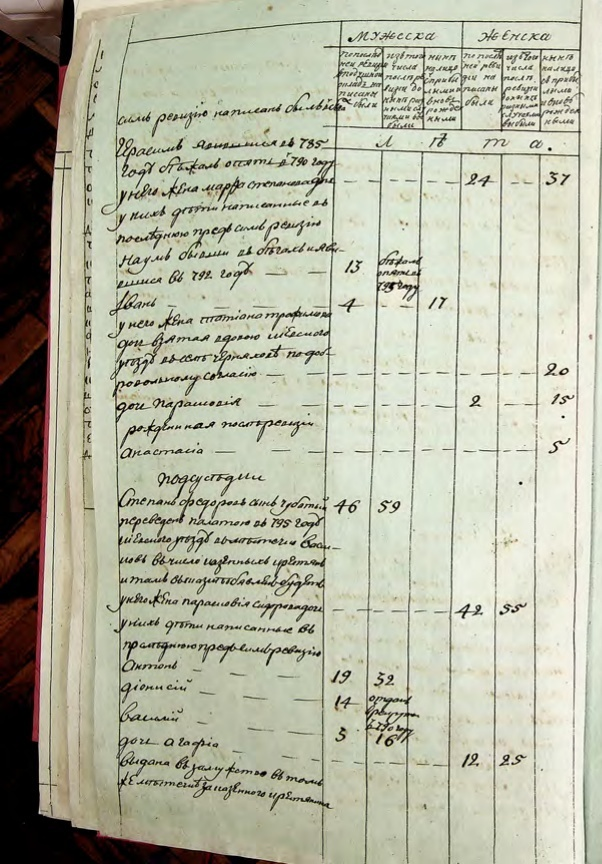
#> input picture data/step-04/input/images/source_page_0006_L_deskewed.jpg, 602 x 864 px; its folder holds only this picture in this run
$ python 03-deskew.py ../data/step-04/input/images/source_page_0006_L_deskewed.jpg
#> lines starting #> are read from the running program, lines starting #| are printed output that depends on the picture
"""
deskew.py — знаходження кута нахилу сторінки через Hough transform і виправлення.

Використання:
    python deskew.py input.jpg               # зберігає input_deskewed.jpg
    python deskew.py input.jpg --show        # також відкриває вікно з результатом
    python deskew.py input.jpg --out out.jpg # задати ім'я вихідного файлу
"""

import cv2
import numpy as np
import argparse
from pathlib import Path


def find_skew_angle(gray: np.ndarray, debug: bool = False) -> float:
    """
    Знаходить кут нахилу тексту через HoughLinesP.

    Алгоритм:
    1. Розмиття → Canny edges → HoughLinesP (знаходить відрізки)
    2. Для кожного відрізка рахуємо кут у градусах
    3. Залишаємо тільки близькі до горизонталі (±30°) — це рядки тексту
    4. Медіана кутів = кут нахилу сторінки
    """

    # --- Крок 1: підсилення контрасту (важливо для блідих рукописів) ---
    # CLAHE = Contrast Limited Adaptive Histogram Equalization
    clahe = cv2.createCLAHE(clipLimit=2.0, tileGridSize=(8, 8))
    enhanced = clahe.apply(gray)

    # --- Крок 2: розмиття щоб прибрати дрібний шум ---
    blurred = cv2.GaussianBlur(enhanced, (5, 5), 0)

    # --- Крок 3: Canny — знаходимо краї ---
    edges = cv2.Canny(blurred, threshold1=50, threshold2=150, apertureSize=3)

    # --- Крок 4: HoughLinesP — знаходимо відрізки на краях ---
    # minLineLength=100  — ігноруємо короткі шуми (букви, плями)
    # maxLineGap=20      — з'єднуємо близькі відрізки в один
    lines = cv2.HoughLinesP(
        edges,
        rho=1,
        theta=np.pi / 180,
        threshold=100,
        minLineLength=100,
        maxLineGap=20,
    )

    if lines is None:
        print("  [!] Hough не знайшов ліній, кут = 0°")
        return 0.0

    # --- Крок 5: рахуємо кут кожного відрізка ---
    angles = []
    for line in lines:
        x1, y1, x2, y2 = line[0]
        if x2 == x1:
            continue  # вертикальна лінія — пропускаємо
        angle = np.degrees(np.arctan2(y2 - y1, x2 - x1))
        # Залишаємо тільки "горизонтальні" лінії (рядки тексту або лінійки таблиці)
        if -30 < angle < 30:
            angles.append(angle)

    if not angles:
        print("  [!] Немає придатних кутів, кут = 0°")
        return 0.0

    # Медіана надійніша за середнє — не боїться викидів
    skew_angle = float(np.median(angles))

    if debug:
        print(f"  Знайдено {len(lines)} ліній, придатних для кута: {len(angles)}")
        print(f"  Кути (вибірка): {sorted(angles)[:10]}")
        print(f"  Медіана кута: {skew_angle:.2f}°")

    return skew_angle


def rotate_image(image: np.ndarray, angle: float) -> np.ndarray:
    """
    Повертає зображення на заданий кут навколо центру.
    Фон заповнюється білим (255) — підходить для документів.
    """
    h, w = image.shape[:2]
    center = (w // 2, h // 2)

    # Матриця афінного перетворення для повороту
    M = cv2.getRotationMatrix2D(center, angle, scale=1.0)

    # warpAffine застосовує матрицю до всього зображення
    rotated = cv2.warpAffine(
        image,
        M,
        (w, h),
        flags=cv2.INTER_CUBIC,          # якісна інтерполяція
        borderMode=cv2.BORDER_CONSTANT,
        borderValue=(255, 255, 255),    # білий фон
    )
    return rotated


def deskew(image_path: str, output_path: str = None, show: bool = False, debug: bool = False):
    """Головна функція: завантажує, виправляє нахил, зберігає."""
#> called with show = False, debug = False

    img = cv2.imread(image_path)
#> img is the input picture: shape (864, 602, 3); mean B, G, R 162, 181.2, 179.9
    if img is None:
        raise FileNotFoundError(f"Не вдалось завантажити: {image_path}")

    print(f"Завантажено: {image_path}  ({img.shape[1]}×{img.shape[0]} px)")
#| Завантажено: ../data/step-04/input/images/source_page_0006_L_deskewed.jpg  (602×864 px)

    # Переводимо в сірий для аналізу (оригінал кольоровий зберігаємо окремо)
    gray = cv2.cvtColor(img, cv2.COLOR_BGR2GRAY)
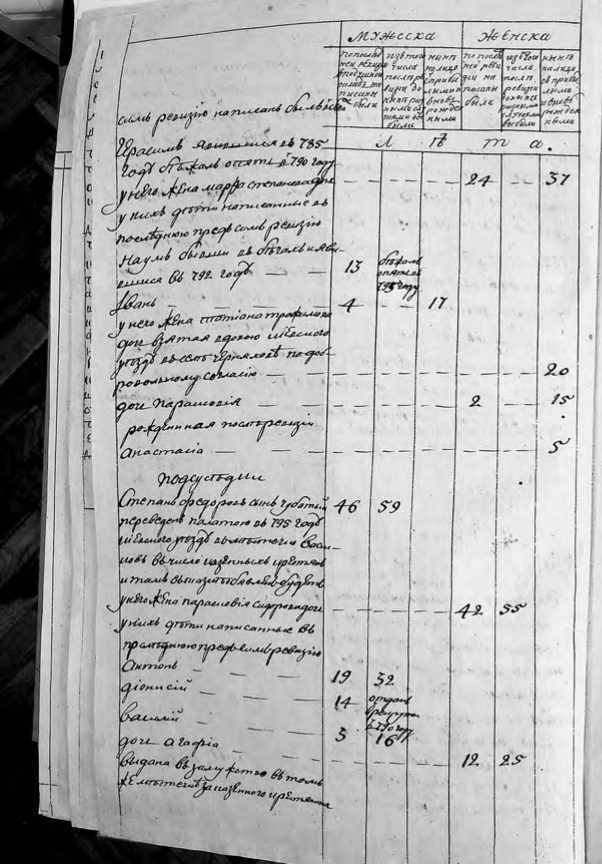
#> gray: shape (864, 602); min 0, max 253, mean 178.6

    # Знаходимо кут
    angle = find_skew_angle(gray, debug=debug)
#> in find_skew_angle, `enhanced = clahe.apply(gray)`:
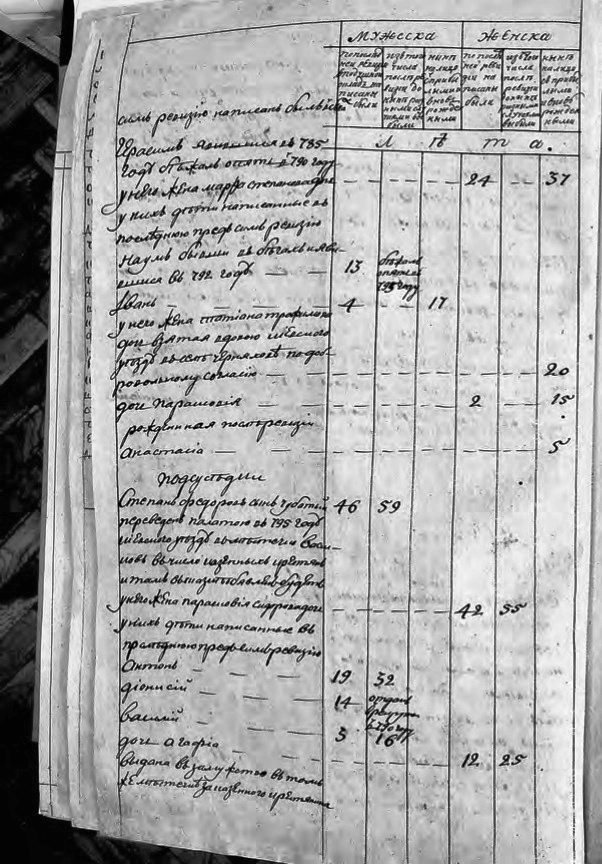
#> enhanced: shape (864, 602); min 1, max 254, mean 169.7
#> in find_skew_angle, `blurred = cv2.GaussianBlur(enhanced, (5, 5), 0)`:
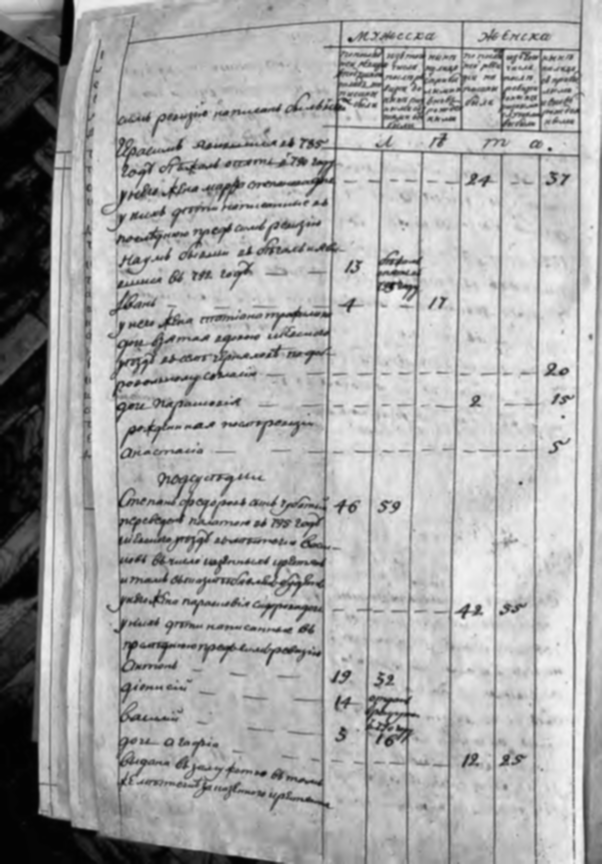
#> blurred: shape (864, 602); min 2, max 247, mean 169.7
#> in find_skew_angle, `edges = cv2.Canny(blurred, threshold1=50, threshold2=150, apertureSize..`:
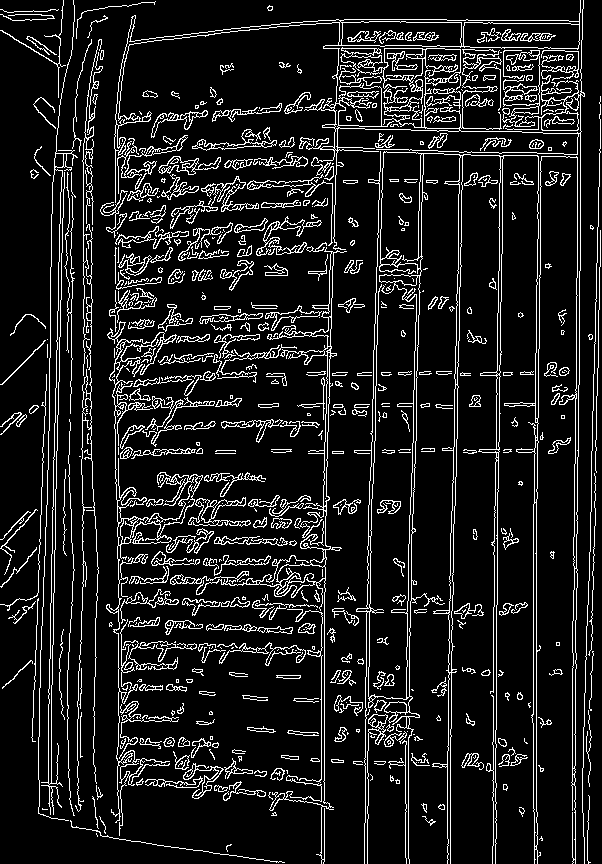
#> edges: shape (864, 602); 11.2% white in thin lines or dots
#> in find_skew_angle, `lines = cv2.HoughLinesP( edges, rho=1, theta=np.pi / 180, threshold=10..`: lines = 322 rows, first 6: [51, 747, 54, 550], [497, 545, 502, 203], [324, 861, 324, 549], [536, 849, 536, 489], [118, 765, 118, 113], [496, 420, 498, 271]
#> the loop in find_skew_angle, `for line in lines:` made 322 passes
#> (x1, y1, x2, y2, angle) on passes 1, 2, 6: (51, 747, 54, 550, -89.13), (497, 545, 502, 203, -89.16), (496, 420, 498, 271, -89.23)
#> after the loop in find_skew_angle, `for line in lines:`: angles = 32 values, max 8.13 at index 23, min -5.89 at index 22, mean 0.204
#> in find_skew_angle, `skew_angle = float(np.median(angles))`: skew_angle = 0
#> angle = 0
    print(f"Кут нахилу: {angle:.2f}°")
#| Кут нахилу: 0.00°

    # Якщо кут менше 0.5° — не варто крутити, артефакти будуть більше ніж виграш
    if abs(angle) < 0.5:
        print("Кут занадто малий, пропускаємо поворот.")
        corrected = img
    else:
        corrected = rotate_image(img, angle)
        print(f"Повернуто на {-angle:.2f}°")

    # Зберігаємо
    if output_path is None:
        p = Path(image_path)
        output_path = str(p.parent / (p.stem + "_deskewed" + p.suffix))

    cv2.imwrite(output_path, corrected)
    print(f"Збережено: {output_path}")

    if show:
        # Показуємо до/після поруч
        h = max(img.shape[0], corrected.shape[0])
        comparison = np.ones((h, img.shape[1] + corrected.shape[1] + 10, 3), dtype=np.uint8) * 200
        comparison[:img.shape[0], :img.shape[1]] = img
        comparison[:corrected.shape[0], img.shape[1] + 10:] = corrected
        cv2.imshow("До (ліво) | Після (право)", comparison)
        cv2.waitKey(0)
        cv2.destroyAllWindows()

    return angle, corrected


# ── Пакетна обробка теки ────────────────────────────────────────────────────

def process_folder(folder: str, debug: bool = False):
    """Обробляє всі .jpg/.png в теці, зберігає поруч з суфіксом _deskewed."""
    folder = Path(folder)
    images = list(folder.glob("*.jpg")) + list(folder.glob("*.JPG")) + \
             list(folder.glob("*.png")) + list(folder.glob("*.PNG"))

    if not images:
        print(f"Зображень не знайдено в {folder}")
        return

    print(f"Знайдено {len(images)} зображень у {folder}\n")
    for i, img_path in enumerate(sorted(images), 1):
        print(f"[{i}/{len(images)}] {img_path.name}")
        try:
            angle, _ = deskew(str(img_path), debug=debug)
        except Exception as e:
            print(f"  Помилка: {e}")
        print()


# ── CLI ──────────────────────────────────────────────────────────────────────

if __name__ == "__main__":
    parser = argparse.ArgumentParser(description="Deskew document image via Hough transform")
    parser.add_argument("input", help="Шлях до зображення або теки")
    parser.add_argument("--out", default=None, help="Вихідний файл (за замовчуванням: *_deskewed.*)")
    parser.add_argument("--show", action="store_true", help="Показати порівняння до/після")
    parser.add_argument("--debug", action="store_true", help="Детальний вивід кутів")
    parser.add_argument("--folder", action="store_true", help="Обробити всю теку")
    args = parser.parse_args()

    if args.folder or Path(args.input).is_dir():
        process_folder(args.input, debug=args.debug)
    else:
        deskew(args.input, output_path=args.out, show=args.show, debug=args.debug)

$ run again, on data/step-04/input/images/source_page_0006_R_deskewed.jpg
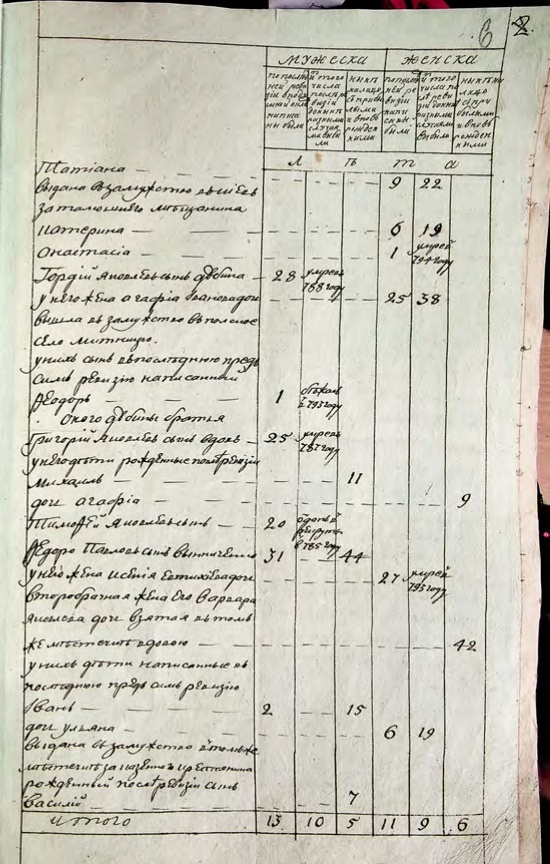
#> input picture data/step-04/input/images/source_page_0006_R_deskewed.jpg, 550 x 864 px
#> in deskew, img is the input picture: shape (864, 550, 3); mean B, G, R 188.1, 200.6, 202.5
#| Завантажено: ../data/step-04/input/images/source_page_0006_R_deskewed.jpg  (550×864 px)
#> in find_skew_angle, `edges = cv2.Canny(blurred, threshold1=50, threshold2=150, apertureSize..`:
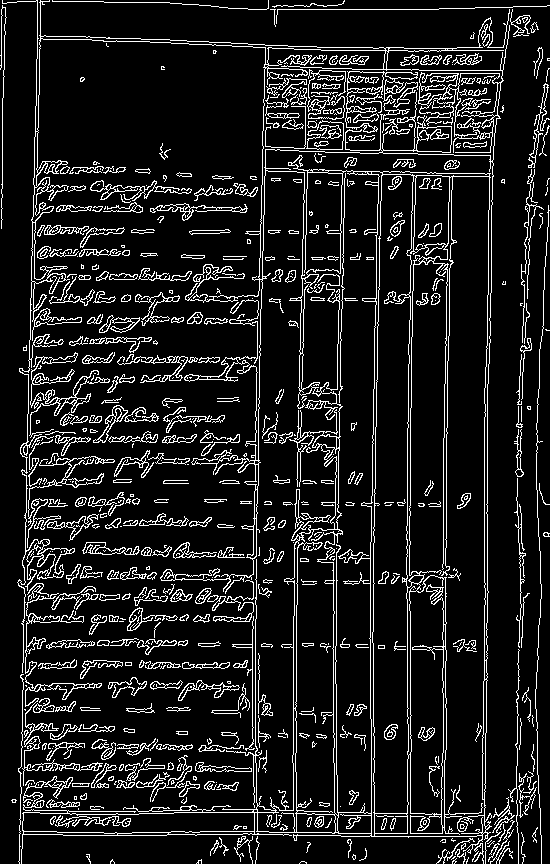
#> edges: shape (864, 550); 11.4% white in thin lines or dots
#> lines = 302 rows, first 6: [33, 222, 35, 106], [481, 853, 484, 628], [370, 616, 375, 298], [373, 589, 377, 351], [440, 860, 442, 753], [487, 680, 487, 384]
#> the loop in find_skew_angle, `for line in lines:` made 302 passes
#> (x1, y1, x2, y2, angle) on passes 1 to 3: (33, 222, 35, 106, -89.01), (481, 853, 484, 628, -89.24), (370, 616, 375, 298, -89.1)
#> after the loop in find_skew_angle, `for line in lines:`: angles = 34 values, max 2.25 at index 3, min -0.95 at index 12, mean 0.692
#> skew_angle = 0.807
#| Кут нахилу: 0.81°
#> M = [[1, 0.0141, -6.06], [-0.0141, 1, 3.92]]
#> in rotate_image, `rotated = cv2.warpAffine( image, M, (w, h), flags=cv2.INTER_CUBIC,`:
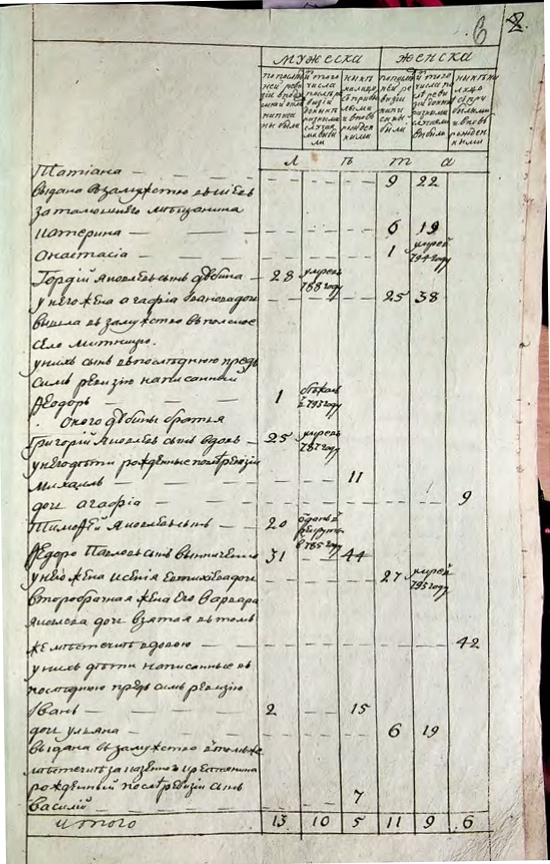
#> rotated: shape (864, 550, 3); mean B, G, R 189.3, 201.8, 203.6
#| Повернуто на -0.81°

$ run again, on data/step-04/input/images/source_page_0007_L_deskewed.jpg
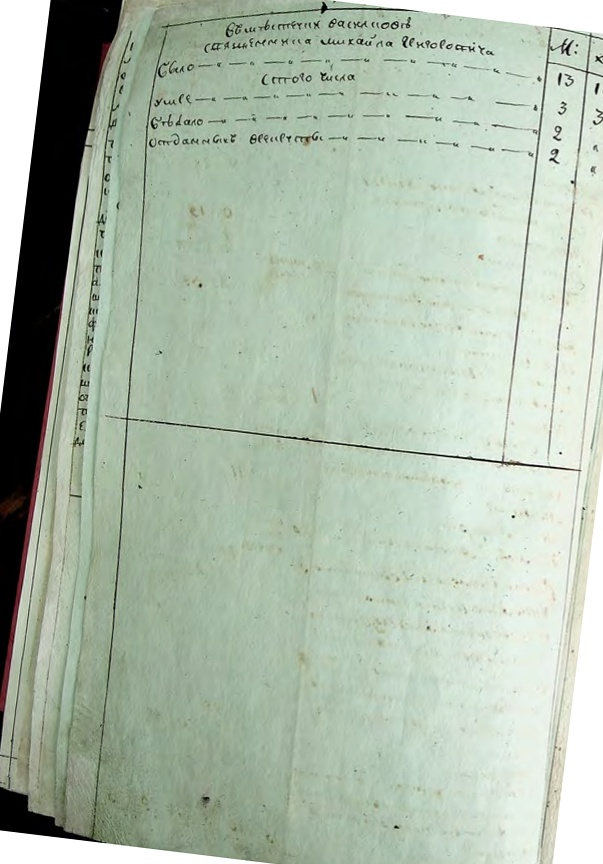
#> input picture data/step-04/input/images/source_page_0007_L_deskewed.jpg, 603 x 864 px
#> in deskew, img is the input picture: shape (864, 603, 3); mean B, G, R 171.1, 187.7, 173.5
#| Завантажено: ../data/step-04/input/images/source_page_0007_L_deskewed.jpg  (603×864 px)
#> in find_skew_angle, `edges = cv2.Canny(blurred, threshold1=50, threshold2=150, apertureSize..`:
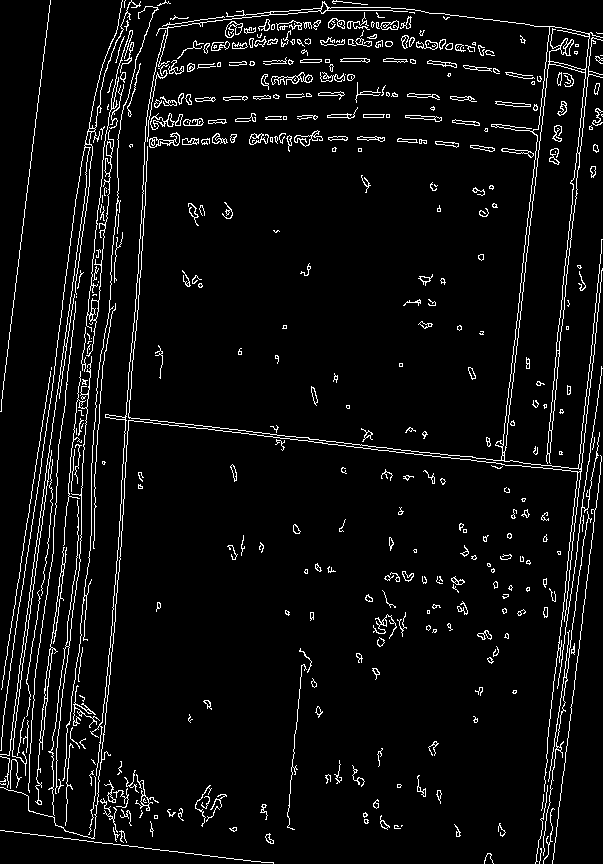
#> edges: shape (864, 603); 5.4% white in thin lines or dots
#> lines = 83 rows, first 6: [19, 666, 86, 183], [552, 863, 601, 460], [59, 398, 89, 182], [41, 742, 59, 577], [0, 411, 50, 0], [1, 689, 51, 369]
#> the loop in find_skew_angle, `for line in lines:` made 83 passes
#> (x1, y1, x2, y2, angle) on passes 1 to 8: (19, 666, 86, 183, -82.1), (552, 863, 601, 460, -83.07), (59, 398, 89, 182, -82.09), (41, 742, 59, 577, -83.77), (0, 411, 50, 0, -83.06), (1, 689, 51, 369, -81.12), (133, 359, 154, 72, -85.82), (111, 635, 123, 463, -86.01)
#> after the loop in find_skew_angle, `for line in lines:`: angles = [6.16, 6.85, 6.91, -1.88, 6.99, -1.93, -2.95, 0, 0.998, -0.878, 6.99, 1, 6.99, -1.82, 6.1, -0.875, 10.06, -6.73, -1.95, 5.14]
#> skew_angle = 1
#| Кут нахилу: 1.00°
#> M = [[1, 0.0174, -7.49], [-0.0174, 1, 5.32]]
#> in rotate_image, `rotated = cv2.warpAffine( image, M, (w, h), flags=cv2.INTER_CUBIC,`:
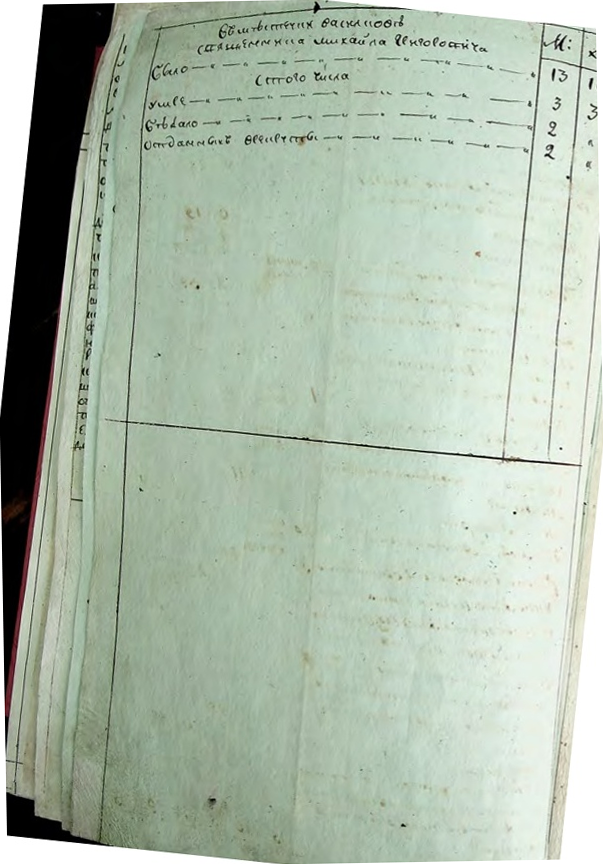
#> rotated: shape (864, 603, 3); mean B, G, R 171.1, 187.7, 173.5
#| Повернуто на -1.00°
